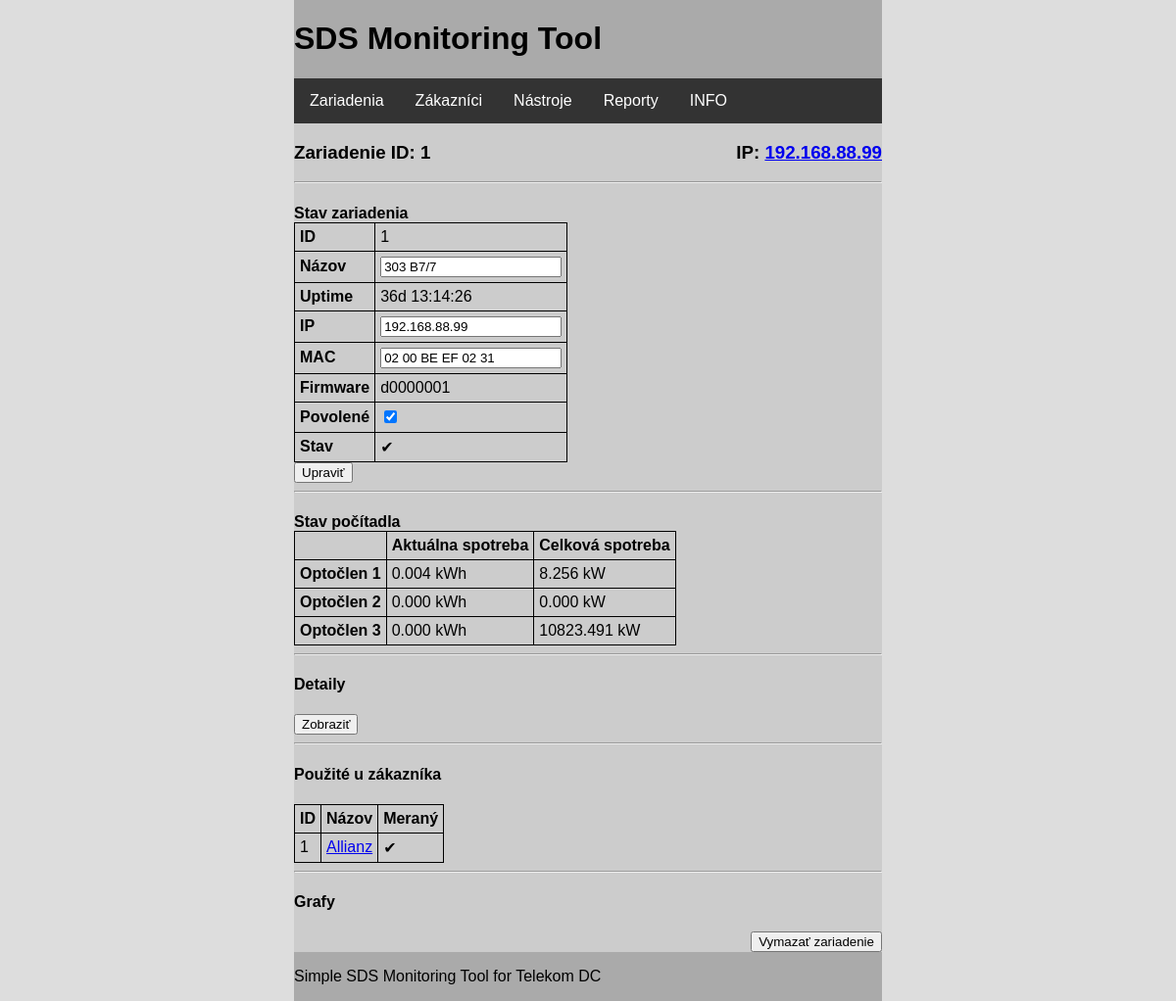
/smt/device.php?id=1, run on the app's committed database.
### tables this page shows
CREATE TABLE `device` (
  `id` int(11) unsigned NOT NULL AUTO_INCREMENT,
  `name` varchar(20) DEFAULT NULL,
  `ip` varchar(15) NOT NULL,
  `mac` varchar(17) DEFAULT NULL,
  `uptime` int(20) unsigned DEFAULT NULL,
  `fwver` varchar(10) DEFAULT NULL,
  `active` tinyint(1) DEFAULT NULL,
  `s0_1_kw` decimal(11,3) unsigned DEFAULT NULL,
  `s0_1_kwh` decimal(11,3) unsigned DEFAULT NULL,
  `s0_2_kw` decimal(11,3) unsigned DEFAULT NULL,
  `s0_2_kwh` decimal(11,3) unsigned DEFAULT NULL,
  `s0_3_kw` decimal(11,3) unsigned DEFAULT NULL,
  `s0_3_kwh` decimal(11,3) unsigned DEFAULT NULL,
  `failed` tinyint(1) DEFAULT NULL,
  PRIMARY KEY (`id`),
  UNIQUE KEY `ip` (`ip`)
);

CREATE TABLE `customer` (
  `id` int(11) unsigned NOT NULL AUTO_INCREMENT,
  `name` varchar(20) DEFAULT NULL,
  `measured` tinyint(1) DEFAULT NULL,
  PRIMARY KEY (`id`),
  UNIQUE KEY `name` (`name`)
);

### smt/device.php (the view, shortened to what this page needs)
<?php include 'include/main.php'; ?>
<?php
try {
  $conn = pdo_connect_mysql();
  $stmt = $conn->prepare("SELECT * FROM device WHERE id=?;");
  $stmtUsed = $conn->prepare("SELECT id, name, measured FROM customer WHERE id IN (SELECT customer_id FROM customer_input WHERE device_id=?);");
  $stmt->execute([htmlspecialchars($_GET["id"])]);
  $stmtUsed->execute([htmlspecialchars($_GET["id"])]);
  $data = $stmt->fetch(PDO::FETCH_ASSOC);
  $dataUsed = $stmtUsed->fetchAll(PDO::FETCH_ASSOC);
}
catch(PDOException $e) {
  echo $e->getMessage();
}
?>
<?php template_header('Device') ?>
    <main>
      <h3 style="text-align:left;">Zariadenie ID: <?=$data["id"]; ?> <span style="float:right;">IP: <a href="//<?=$data['ip']; ?>"><?=$data["ip"]; ?></a></span></h3>
      <hr>
      <h4 style="margin-bottom: 0">Stav zariadenia</h4>
      <form id="devUpdate">
        <table style="text-align: left">
          <tr>
            <th>ID</th>
            <td><input type="hidden" id="devId" name="device_id" value="<?=$data['id']; ?>"><?=$data["id"] ?></td>
          </tr>
          <tr>
            <th>Názov</th>
            <td><input type="text" id="devName" name="device_name" value="<?=$data['name']; ?>"></td>
          </tr>
          <tr>
            <th>Uptime</th>
            <td><?php echo readableTime($data["uptime"]); ?></td>
          </tr>
          <tr>
            <th>IP</th>
            <td><input type="text" id="devIp" name="device_ip" value="<?=$data['ip']; ?>"></td>
          </tr>
          <tr>
            <th>MAC</th>
            <td><input type="text" id="devMac" name="device_mac" value="<?=$data['mac']; ?>"></td>
          </tr>
          <tr>
            <th>Firmware</th>
            <td><?=$data["fwver"]; ?></td>
          </tr>
          <tr>
            <th>Povolené</th>
            <td><input type="checkbox" id="devAct" name="device_active" <?php if ($data['active']) echo "checked"; ?>></td>
          </tr>
          <tr>
            <th>Stav</th>
            <td><?php echo ($data["failed"]) ? utf8_encode("&#x274c;") : utf8_encode("&#x2714;"); ?></td>
          </tr>
        </table>
        <input type="submit" value="Upraviť">
      </form>
      <hr>
      <h4 style="margin-bottom: 0">Stav počítadla</h4>
      <table style="text-align: left">
          <th></th>
          <th>Aktuálna spotreba</th>
          <th>Celková spotreba</th>
        <tr>
          <th>Optočlen 1</th>
          <td><?=$data["s0_1_kwh"]; ?> kWh</td>
          <td><?=$data["s0_1_kw"]; ?> kW</td>
        </tr>
        <tr>
          <th>Optočlen 2</th>
          <td><?=$data["s0_2_kwh"]; ?> kWh</td>
          <td><?=$data["s0_2_kw"]; ?> kW</td>
        </tr>
        <tr>
          <th>Optočlen 3</th>
          <td><?=$data["s0_3_kwh"]; ?> kWh</td>
          <td><?=$data["s0_3_kw"]; ?> kW</td>
        </tr>
      </table>
      <hr>
      <h4>Detaily</h4>
      <div id="snmpDiv"><button id="snmpBtn" value="<?=$data["ip"] ?>">Zobraziť</button></div>
      <hr>
      <h4>Použité u zákazníka</h4>
      <table>
        <tr>
          <th>ID</th>
          <th>Názov</th>
          <th>Meraný</th>
        </tr>
<?php foreach ($dataUsed as $key=>$value): ?>
        <tr>
          <td><?=$value["id"]; ?></td>
          <td><?php echo '<a href="customer.php?id='.$value["id"].'">'.$value["name"].'</a>'; ?></td>
          <td><?php echo ($value["measured"]) ? utf8_encode("&#x2714;") : utf8_encode("&#x274c;"); ?></td>
        </tr>
<?php endforeach; ?>
      </table>
      <hr>
      <h4>Grafy</h4>
      <button style="float:right;" id="devDelBtn" value="<?=$data["id"] ?>">Vymazať zariadenie</button>
    </main>
<?php template_footer() ?>

### smt/include/main.php (shortened to what this page needs)
<?php
function readableTime($tick) {
  $day = floor($tick/(100*60*60*24));
  $hour = floor(($tick - $day * 8640000) / 360000);
  $minute = floor(($tick - ($day * 8640000 + $hour * 360000)) / 6000);
  $second = floor(($tick - ($day * 8640000 + $hour * 360000 + $minute * 6000)) / 100);
  return $day."d $hour:$minute:$second";
}
function template_header($title) {
echo <<<EOT
<!DOCTYPE html>
<html lang="en">
  <head>
    <title>SDS Monitoring Tool</title>
    <meta charset="utf-8">
    <link rel="stylesheet" type="text/css" href="styles/style.css">
    <style>
    </style>
    <script src="scripts/jquery-3.4.1.min.js"></script>
    <script src="scripts/functions.js"></script>
  </head>
  <body>
    <header>
      <h1>SDS Monitoring Tool</h1>
      <nav>
        <ul>
          <li><a href="index.php">Zariadenia</a></li>
          <li><a href="customers.php">Zákazníci</a></li>
          <li><a href="tools.php">Nástroje</a></li>
          <li><a href="reports.php">Reporty</a></li>
          <li><a href="about.php">INFO</a></li>
        </ul>
      </nav>
    </header>
EOT;
}
function template_footer() {
echo <<<EOT
    <footer>
      <p>Simple SDS Monitoring Tool for Telekom DC</p>
    </footer>
  </body>
</html>
EOT;
}
?>

### smt/styles/style.css (style rules this page uses)
body { width: 50%; margin: auto; padding: 0; font-family: Tahoma, Verdana, Arial, sans-serif; background-color: #ddd; }
header { margin: 0; padding: 0; overflow: hidden; background-color: #aaa; }
nav ul { list-style-type: none; margin: 0; padding: 0; overflow: hidden; background-color: #333; }
nav li { float: left; }
nav li a { display: block; color: white; text-align: center; padding: 14px 16px; text-decoration: none; }
main { margin: 0; padding: 0; overflow: hidden; background-color: #ccc; }
footer { margin: 0; padding: 0; overflow: hidden; background-color: #aaa; }
table, td, th { border: 1px solid black; border-collapse: collapse; padding: 5px; }

### data on the page
device: id "1", ip "192.168.88.99", device_name "303 B7/7", uptime "36d 13:14:26", device_ip "192.168.88.99", device_mac "02 00 BE EF 02 31", fwver "d0000001", active "☑", s0_1_kwh "0.004", s0_1_kw "8.256", s0_2_kwh "0.000", s0_2_kw "0.000", s0_3_kwh "0.000", s0_3_kw "10823.491"
customer: id "1", name "Allianz"

### other printed values
utf8_encode("&#x2714;") "✔"
